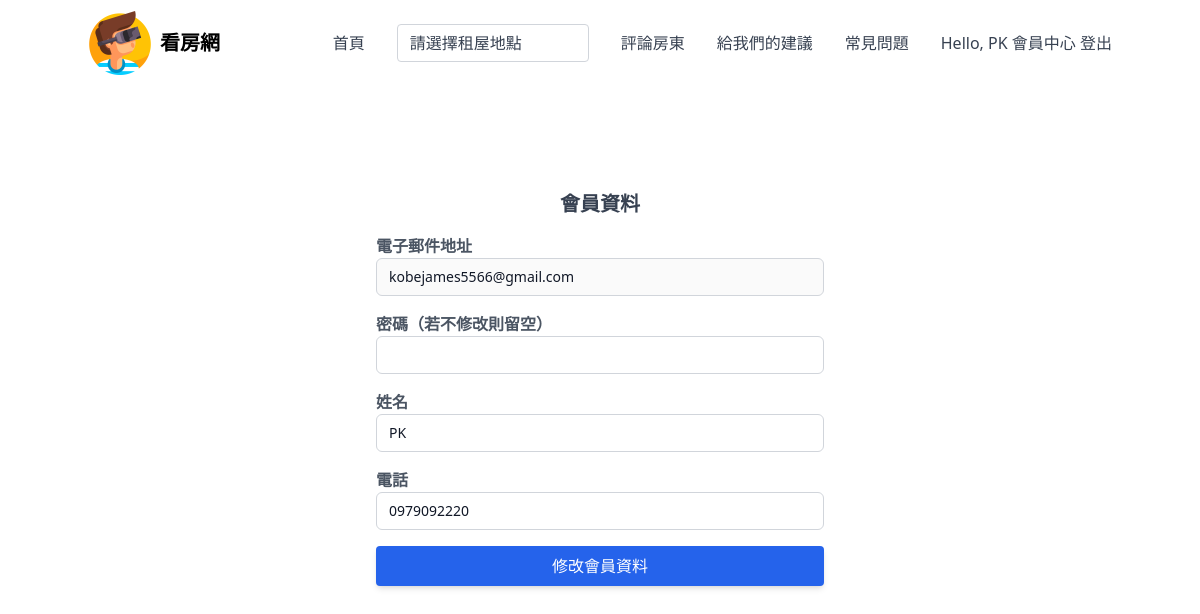
Page /public/member.php (signed in) on the committed database.
### tables this page shows
CREATE TABLE `tenant` (
  `id` int(11) NOT NULL,
  `email` varchar(100) NOT NULL,
  `password` varchar(100) NOT NULL,
  `name` varchar(100) NOT NULL,
  `phone` varchar(30) NOT NULL,
  `enable` tinyint(4) NOT NULL,
  `created_at` datetime NOT NULL DEFAULT current_timestamp()
);

### app/member.php (called while the page is built, shortened)
<?php
require('db.php');
$sql = 'SELECT *
        FROM tenant
        WHERE `id` = :id';
$sth = $conn->prepare($sql, array(PDO::ATTR_CURSOR => PDO::CURSOR_FWDONLY));
$sth->execute(array('id' => $_SESSION['user_id']));
$user = $sth->fetch();

### public/member.php (the view, shortened to what this page needs)
<?php
require APP_PATH . 'member.php'
?>
<head>
  <link href="./static/css/output.css" rel="stylesheet">
</head>
<?php require PARTIAL_PATH . 'navbar.php'; ?>
<div class="max-w-screen-lg min-h-full flex items-center mx-auto justify-center">
  <form class="max-w-md w-full space-y-4" action="./member.php" method="POST">
    <div class="text-center">
      <sapn class="text-gray-700 text-xl font-bold">會員資料</span>
    </div>
    <div>
      <label for="email-address" class="text-gray-600 font-bold">電子郵件地址</label>
      <input id="email-address" name="email" type="email" value="<?= $user['email'] ?>" disabled
        class="appearance-none rounded-none relative block w-full px-3 py-2 border border-gray-300 text-gray-900 rounded-t-md rounded-b-md focus:outline-none focus:ring-indigo-500 focus:border-indigo-500 focus:z-10 sm:text-sm">
    </div>
    <div>
      <label for="password" class="text-gray-600 font-bold">密碼（若不修改則留空）</label>
      <input id="password" name="password" type="password"
        class="appearance-none rounded-none relative block w-full px-3 py-2 border border-gray-300 text-gray-900 rounded-t-md rounded-b-md focus:outline-none focus:ring-indigo-500 focus:border-indigo-500 focus:z-10 sm:text-sm">
    </div>
    <div>
      <label for="name" class="text-gray-600 font-bold">姓名</label>
      <input id="name" name="name" type="text" value="<?= $user['name'] ?>" required
        class="appearance-none rounded-none relative block w-full px-3 py-2 border border-gray-300 text-gray-900 rounded-t-md rounded-b-md focus:outline-none focus:ring-indigo-500 focus:border-indigo-500 focus:z-10 sm:text-sm">
    </div>
    <div>
      <label for="phone" class="text-gray-600 font-bold">電話</label>
      <input id="phone" name="phone" type="text" value="<?= $user['phone'] ?>" required
        class="appearance-none rounded-none relative block w-full px-3 py-2 border border-gray-300 text-gray-900 rounded-t-md rounded-b-md focus:outline-none focus:ring-indigo-500 focus:border-indigo-500 focus:z-10 sm:text-sm">
    </div>
    <div>
      <button type="submit" class="mb-2 w-full inline-block px-6 py-2 bg-blue-600 text-white font-medium leading-normal uppercase rounded shadow-md hover:bg-blue-700 hover:shadow-lg focus:bg-blue-700 focus:shadow-lg focus:outline-none focus:ring-0 active:bg-blue-800 active:shadow-lg transition duration-150 ease-in-out">修改會員資料</button>
    </div>
  </form>
</div>

### rows in the picture
tenant: email "kobejames5566@gmail.com", name "PK", phone "0979092220"

### other values in the picture
$_SESSION['user_name'] "PK"
